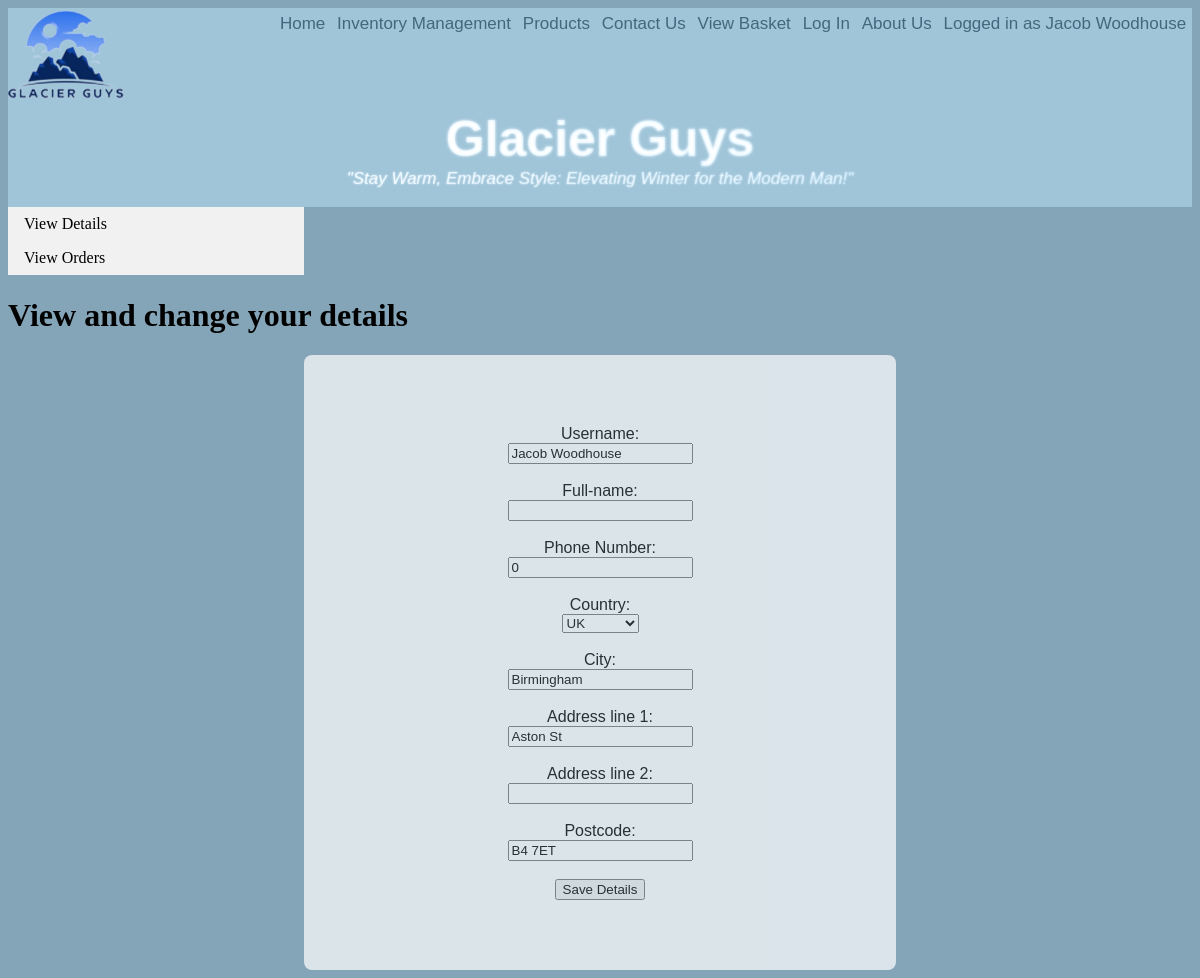
/viewDetails.php (signed in), run on an earlier commit of the app's database.
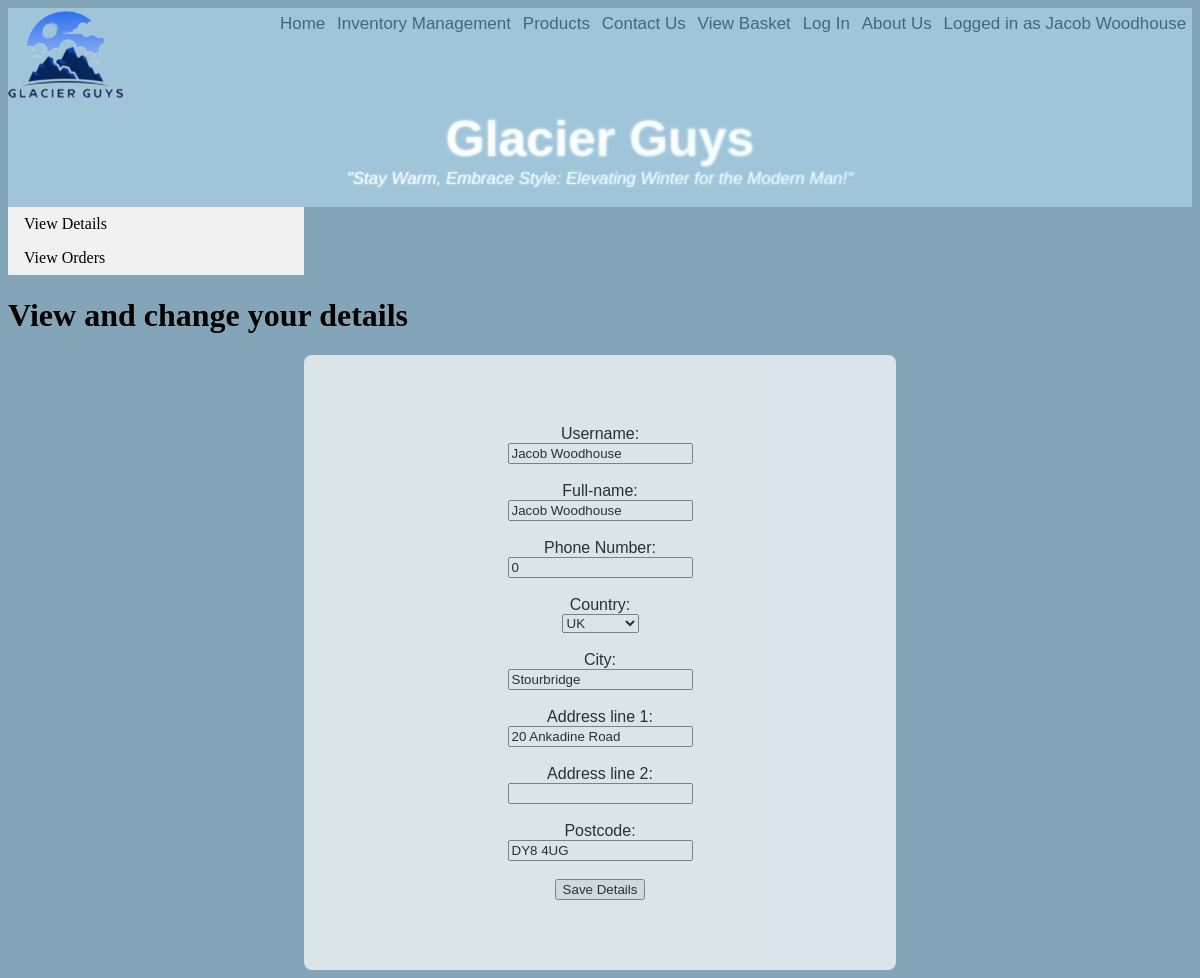
And on a later commit of the database.
### tables this page shows
CREATE TABLE `user` (
  `userid` int(11) NOT NULL,
  `username` varchar(64) NOT NULL,
  `password` text NOT NULL,
  `email` varchar(128) NOT NULL,
  `accountType` varchar(8) NOT NULL,
  `basket` text NOT NULL,
  `phoneNum` int(11) NOT NULL,
  `address1` varchar(64) NOT NULL,
  `address2` varchar(64) NOT NULL,
  `country` varchar(8) NOT NULL,
  `postcode` text NOT NULL,
  `city` varchar(32) NOT NULL,
  `fullName` varchar(64) NOT NULL
);

### viewDetails.php (the view, shortened to what this page needs)
<?php
require_once('connectdb.php');
if (isset($_SESSION['username'])){
    $sql = "SELECT * FROM user WHERE userid = '".$_SESSION['userid']."'";
    $info = $db->query($sql);
    $info = $info->fetch();
    $username = $info["username"];
    $fulnm = $info["fullName"];
    $phnum = $info["phoneNum"];
    $adrln1 = $info["address1"];
    $adrln2 = $info["address2"];
    $country = $info["country"];
    $postcode = $info["postcode"];
    $city = $info["city"];
}
?>
<!DOCTYPE html>
<html lang="en">
<head>
    <link rel="stylesheet" href="./css/styleAwais.css?v=<?php echo time(); ?>">
</head>
<?php require_once("navbar.php"); navbar("account"); ?>
<body>
    <div class="accountNav">
                <ul>
                    <li><a href="viewDetails.php">View Details</a></li>
                    <li><a href="orders.php">View Orders</a></li>
                </ul>
            </div>
    <h1>View and change your details</h1>
    <div id = "changeDetails">
            <form class = "lgrcontainer" method="post" action="viewDetails.php">
                <label for="aname">Username:</label>
                <input type="text" id="username" name="username" value = "<?=$username?>"><br>
                <label for="aname">Full-name:</label>
                <input type="text" id="name" name="name" value = "<?=$fulnm?>"><br>
                <label for="aname">Phone Number:</label>
                <input type="text" id="phnum" name="phnum" value = "<?=$phnum?>"><br>
                <label for="country">Country:</label>
                <div class="drop-down">
                    <select name="country" id="country">
                        <option class="uk" value="UK" <?php if ($country == "UK"){echo"selected='selected'";} ?>>UK</option>
                    </select>
                </div><br>
                <label for="address">City:</label>
                <input type="text" id="city" name="city" value="<?=$city?>"><br>
                <label for="address">Address line 1:</label>
                <input type="text" id="address1" name="address1" value="<?=$adrln1?>"><br>
                <label for="address">Address line 2:</label>
                <input type="text" id="address2" name="address2" value="<?=$adrln2?>"><br>
                <label for="address">Postcode:</label>
                <input type="text" id="postcode" name="postcode" value="<?=$postcode?>"><br>
                <button type="submit" class="saveDetails">Save Details</button>
              </form>
            </div>
</body>
</html>

### navbar.php
<?php
function navbar($currentPage){
    if ($currentPage == "account"){
        $current = 'class="active"';
    } else {
        $current = '';
    }
    if (isset($_SESSION["username"])){
        $loggedIn = "<a '.$current.' href='viewDetails.php'>Logged in as ".$_SESSION['username']."</a>";
    } else {
        $loggedIn = "";
    }
    echo '<div class="topnav">
    <link rel ="stylesheet" href = "./css/navbarStyle.css">
    <div id="searchResults"></div>'.$loggedIn.'
        <a href="aboutus.php">About Us
            <ion-icon name="person-circle-outline"></ion-icon>
        </a>';
    if ($currentPage == "login"){
        $current = 'class="active"';
    } else {
        $current = '';
    }
    echo '<a '.$current.' href="login.php">Log In
            <ion-icon name="log-in-outline"></ion-icon>
        </a>';
    if ($currentPage == "basket"){
        $current = 'class="active"';
    } else {
        $current = '';
    }
    echo '<a '.$current.' href="basket.php">View Basket
            <ion-icon name="basket-outline"></ion-icon>
        </a>';
    if ($currentPage == "contactUs"){
        $current = 'class="active"';
    } else {
        $current = '';
    }
    echo '<a '.$current.' href="contactus.php">Contact Us
            <ion-icon name="call-outline"></ion-icon>
        </a>';
    if ($currentPage == "productList"){
        $current = 'class="active"';
    } else {
        $current = '';
    }
    echo '<a '.$current.' href="products_list.php">Products
            <ion-icon name="shirt-outline"></ion-icon>
        </a>';
    if ($currentPage == "stockManage"){
        $current = 'class="active"';
    } else {
        $current = '';
    }
    if (isset($_SESSION['accountType'])){
        if ($_SESSION['accountType'] == "admin"){
            echo ' <a '.$current.' href="IMProducts.php">Inventory Management
                        <ion-icon name="bag-outline"></ion-icon>
                    </a>';
        }
    }
    if ($currentPage == "home"){
        $current = 'class="active"';
    } else {
        $current = '';
    }
    echo '<a '.$current.' href="home.php">Home
            <ion-icon name="home"></ion-icon>
        </a>
        <img src="images/Glacier Guys.png" alt="pic" style="max-width: 10%; height: auto;">
        <div class="imgtopnav"></div>
            <div class="glacier-guys">Glacier Guys</div>
            <div class="subtitle">"Stay Warm, Embrace Style: Elevating Winter for the Modern Man!"</div>
            <br/>
        </div>
        <script type="module" src="https://unpkg.com/ionicons@7.1.0/dist/ionicons/ionicons.esm.js"></script>
        <script nomodule src="https://unpkg.com/ionicons@7.1.0/dist/ionicons/ionicons.js"></script>
    </div>';
}
?>

### css/styleAwais.css (style rules this page uses)
.lgrcontainer { width: 50%; margin: auto; padding: 70px 0; background-color: white; opacity: 70%; display: flex; flex-direction: column; border-radius: 8px; display: flex; justify-content: center; align-items: center; }
.lgrcontainer { text-align: center; font: 1em sans-serif; }
.accountNav ul { list-style-type: none; margin: 0; padding: 0; width: 25%; background-color: #f1f1f1; height: 100%; overflow: auto; }
.accountNav { display: flex; flex-wrap: wrap; }
.accountNav li a { display: block; color: #000; padding: 8px 16px; text-decoration: none; }
.accountNav { flex: 50%; }
.accountNav { flex: 30%; }

### css/navbarStyle.css (style rules this page uses)
.topnav { background-color: rgb(179, 218, 241, 0.6); overflow: hidden; font-family: Arial, Helvetica, sans-serif; position: relative; }
.topnav a { float: right; color: rgb(66, 104, 124); text-align: center; padding: 0.5% 0.5%; text-decoration: none; font-size: 17px; }
.glacier-guys { color: #70c9ff; font-family: Arial, sans-serif; font-size: 50px; text-align: center; line-height: 60px; margin-top: 0.5%; font-weight: bold; background: linear-gradient(to right, #fff, #70c9ff); -webkit-background-clip: text; background-clip: text; color: transparent; text-shadow: 0px 0px 3px #ffffff; }
.subtitle { color: white; font-family: Arial, sans-serif; font-size: 17px; text-align: center; font-style: italic; background: linear-gradient(to right, #fff, #70c9ff); -webkit-background-clip: text; background-clip: text; color: transparent; text-shadow: 0px 0px 2px #ffffff; }
body { background-color: rgb(132, 165, 184); }

What changed in the data, as far as the page shows it:
changed user "Jacob Woodhouse": name (not shown) → "Jacob Woodhouse"; city "Birmingham" → "Stourbridge"; address1 "Aston St" → "20 Ankadine Road"; postcode "B4 7ET" → "DY8 4UG"
